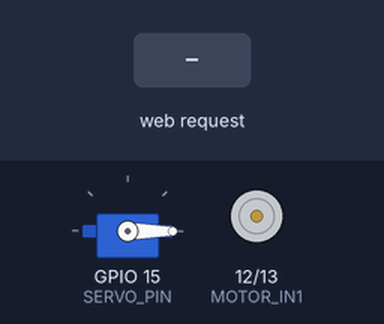
A sketch run on a simulated ESP32. Parts: servo, motor-driver pin pairs drawn as motors (green arrow = first pin HIGH = forward, orange = second pin HIGH = backward, longer = more drive, scaled by the enable pin). The inputs (shaded band) are chosen by the test bench. WiFi joins after 1.5 s; servers stay silent unless stated; the camera gives no picture; what the sketch prints to the serial monitor is not drawn.

Above: at 4.0 s.
4.1 s: HTTP request GET /reject received
At 4.35 s:
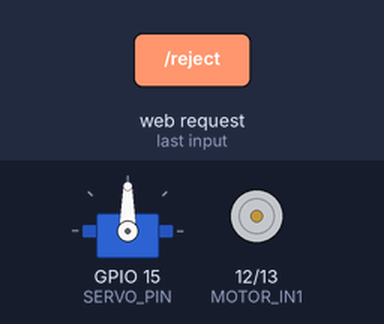
6.1 s: HTTP request GET /motor?cmd=start received
At 6.5 s:
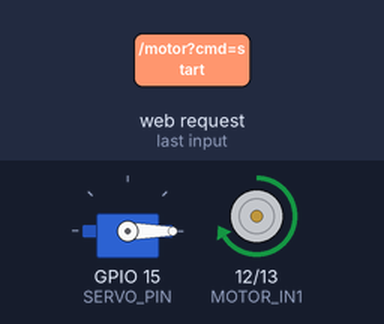
7.6 s: HTTP request GET /motor?cmd=speed received
At 8.0 s:
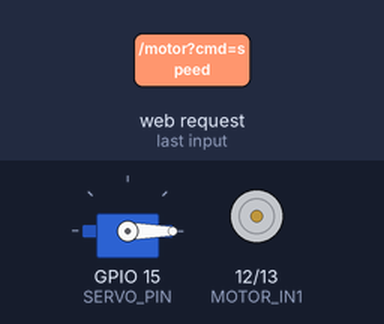
9.1 s: HTTP request GET /reject?cmd=start received
At 9.35 s:
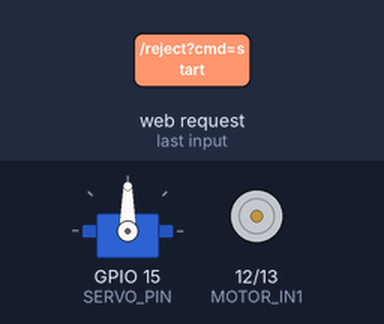
Timing chart, 0 to 12.1 s (numbered marks = the images above; inputs shaded):
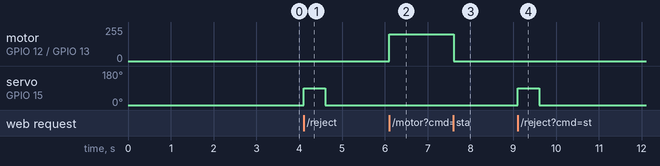

The sketch:

linetriage_esp32cam.ino
```cpp
/*
 * LineTriage - ESP32-CAM Firmware
 * Board: AI Thinker ESP32-CAM
 * Upload: Connect GPIO0 to GND, upload, disconnect, reset
 *
 * Endpoints:
 *   GET /capture              → JPEG image
 *   GET /motor?cmd=start      → Start conveyor
 *   GET /motor?cmd=stop       → Stop conveyor
 *   GET /motor?cmd=speed&value=200
 *   GET /reject               → Actuate servo
 *   GET /status               → JSON status
 */

#include <WiFi.h>
#include <WebServer.h>
#include <esp_camera.h>
#include <ESP32Servo.h>

// ============================================================
// WIFI
// ============================================================
const char* ssid = "YOUR_WIFI_SSID";
const char* password = "YOUR_WIFI_PASSWORD";

// ============================================================
// CAMERA PINS (AI-Thinker)
// ============================================================
#define PWDN_GPIO_NUM     32
#define RESET_GPIO_NUM    -1
#define XCLK_GPIO_NUM      0
#define SIOD_GPIO_NUM     26
#define SIOC_GPIO_NUM     27
#define Y9_GPIO_NUM       35
#define Y8_GPIO_NUM       34
#define Y7_GPIO_NUM       39
#define Y6_GPIO_NUM       36
#define Y5_GPIO_NUM       21
#define Y4_GPIO_NUM       19
#define Y3_GPIO_NUM       18
#define Y2_GPIO_NUM        5
#define VSYNC_GPIO_NUM    25
#define HREF_GPIO_NUM     23
#define PCLK_GPIO_NUM     22

// ============================================================
// MOTOR + SERVO PINS
// ============================================================
#define MOTOR_IN1      12
#define MOTOR_IN2      13
#define MOTOR_ENA      14
#define SERVO_PIN      15

// ============================================================
// GLOBALS
// ============================================================
WebServer server(80);
Servo rejectionServo;
bool isRunning = false;
int motorSpeed = 200;

// ============================================================
// /capture
// ============================================================
void handleCapture() {
    camera_fb_t* fb = esp_camera_fb_get();
    if (!fb) {
        server.send(500, "text/plain", "Capture failed");
        return;
    }
    Serial.printf("Image: %dx%d, %d bytes\n", fb->width, fb->height, fb->len);
    server.setContentLength(fb->len);
    server.send(200, "image/jpeg");
    WiFiClient client = server.client();
    client.write(fb->buf, fb->len);
    esp_camera_fb_return(fb);
}

// ============================================================
// /motor
// ============================================================
void handleMotor() {
    String cmd = server.arg("cmd");
    String response = "";
    if (cmd == "start") {
        digitalWrite(MOTOR_IN1, HIGH);
        digitalWrite(MOTOR_IN2, LOW);
        analogWrite(MOTOR_ENA, motorSpeed);
        isRunning = true;
        response = "Motor started at " + String(motorSpeed);
    } else if (cmd == "stop") {
        analogWrite(MOTOR_ENA, 0);
        digitalWrite(MOTOR_IN1, LOW);
        digitalWrite(MOTOR_IN2, LOW);
        isRunning = false;
        response = "Motor stopped";
    } else if (cmd == "speed") {
        int value = server.arg("value").toInt();
        if (value >= 0 && value <= 255) {
            motorSpeed = value;
            if (isRunning) analogWrite(MOTOR_ENA, motorSpeed);
            response = "Speed set to " + String(motorSpeed);
        } else {
            response = "Invalid speed";
        }
    }
    server.send(200, "text/plain", response);
}

// ============================================================
// /reject
// ============================================================
void handleReject() {
    Serial.println("REJECT");
    rejectionServo.write(90);
    delay(500);
    rejectionServo.write(0);
    delay(500);
    server.send(200, "text/plain", "Rejected");
}

// ============================================================
// /status
// ============================================================
void handleStatus() {
    String s = "{";
    s += "\"running\":" + String(isRunning ? "true" : "false") + ",";
    s += "\"speed\":" + String(motorSpeed) + "}";
    server.send(200, "application/json", s);
}

// ============================================================
// SETUP
// ============================================================
void setup() {
    Serial.begin(115200);
    delay(1000);
    Serial.println("\nLineTriage ESP32-CAM Starting...");

    pinMode(MOTOR_IN1, OUTPUT);
    pinMode(MOTOR_IN2, OUTPUT);
    pinMode(MOTOR_ENA, OUTPUT);
    analogWrite(MOTOR_ENA, 0);

    rejectionServo.attach(SERVO_PIN);
    rejectionServo.write(0);

    camera_config_t config;
    config.ledc_channel = LEDC_CHANNEL_0;
    config.ledc_timer = LEDC_TIMER_0;
    config.pin_d0 = Y2_GPIO_NUM;
    config.pin_d1 = Y3_GPIO_NUM;
    config.pin_d2 = Y4_GPIO_NUM;
    config.pin_d3 = Y5_GPIO_NUM;
    config.pin_d4 = Y6_GPIO_NUM;
    config.pin_d5 = Y7_GPIO_NUM;
    config.pin_d6 = Y8_GPIO_NUM;
    config.pin_d7 = Y9_GPIO_NUM;
    config.pin_xclk = XCLK_GPIO_NUM;
    config.pin_pclk = PCLK_GPIO_NUM;
    config.pin_vsync = VSYNC_GPIO_NUM;
    config.pin_href = HREF_GPIO_NUM;
    config.pin_sscb_sda = SIOD_GPIO_NUM;
    config.pin_sscb_scl = SIOC_GPIO_NUM;
    config.pin_pwdn = PWDN_GPIO_NUM;
    config.pin_reset = RESET_GPIO_NUM;
    config.xclk_freq_hz = 20000000;
    config.pixel_format = PIXFORMAT_JPEG;
    config.frame_size = FRAMESIZE_VGA;
    config.jpeg_quality = 12;
    config.fb_count = 1;

    esp_err_t err = esp_camera_init(&config);
    if (err != ESP_OK) {
        Serial.printf("Camera init failed: 0x%x\n", err);
        return;
    }
    Serial.println("Camera initialized");

    WiFi.begin(ssid, password);
    Serial.print("Connecting WiFi");
    int attempts = 0;
    while (WiFi.status() != WL_CONNECTED && attempts < 30) {
        delay(500);
        Serial.print(".");
        attempts++;
    }

    if (WiFi.status() == WL_CONNECTED) {
        Serial.println("\nWiFi Connected");
        Serial.print("IP: ");
        Serial.println(WiFi.localIP());
    } else {
        Serial.println("\nWiFi failed");
    }

    server.on("/capture", HTTP_GET, handleCapture);
    server.on("/motor", HTTP_GET, handleMotor);
    server.on("/reject", HTTP_GET, handleReject);
    server.on("/status", HTTP_GET, handleStatus);
    server.begin();
    Serial.println("HTTP server started on port 80");
}

void loop() {
    server.handleClient();
    delay(10);
}
```

Measured:
- after the input at 4.1 s, servo on GPIO 15 (SERVO_PIN): 0° → 90° at once, → 0° 0.50 s later
- after the input at 6.1 s, motor on GPIO 12 (MOTOR_IN1) / GPIO 13 (MOTOR_IN2): stopped → forward 200/255 at once
- after the input at 7.6 s, motor on GPIO 12 (MOTOR_IN1) / GPIO 13 (MOTOR_IN2): forward 200/255 → stopped at once
- after the input at 9.1 s, servo on GPIO 15 (SERVO_PIN): 0° → 90° at once, → 0° 0.50 s later
